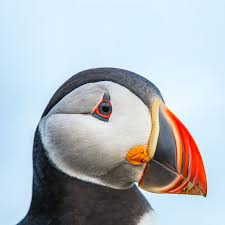
#> input picture assignment3/bird.jpeg, 225 x 225 px
$ python 'A3 Part 3.py'
#> lines starting #> are read from the running program, lines starting #| are printed output that depends on the picture
# Import libraries
from skimage import io
import matplotlib.pyplot as plt
import numpy as np
from skimage.transform import warp
from skimage import img_as_float

def read_image():
    original_img = io.imread('bird.jpeg')
#> original_img is the input picture: shape (225, 225, 3); mean R, G, B 178.5, 184.6, 190.8
    return original_img

def calculate_trans_mat(image):
    """
    return translation matrix that shifts center of image to the origin and its inverse
    """
    trans_mat = None
    trans_mat_inv = None

    # TODO: implement this function (overwrite the two lines above)
    trans_mat = np.array([[1, 0, image.shape[1] / 2],
                        [0, 1, image.shape[0] / 2],
                        [0, 0, 1]])

    trans_mat_inv = np.linalg.inv(trans_mat)

    return trans_mat, trans_mat_inv

def rotate_image(image):
    ''' rotate and return image '''
    h, w = image.shape[:2]
    trans_mat, trans_mat_inv = calculate_trans_mat(image)

    # TODO: determine angle and create Tr
    angle = -75
    angle_rad = np.radians(angle)
    Tr = np.array([[np.cos(angle_rad), -np.sin(angle_rad), 0.0],
                   [np.sin(angle_rad), np.cos(angle_rad), 0.0],
                   [0.0, 0.0, 1.]])

    # TODO: compute inverse transformation to go from output to input pixel locations
    Tr_inv = trans_mat.dot(np.linalg.inv(Tr)).dot(trans_mat_inv)

    out_img = np.zeros_like(image)
    for out_y in range(h):
        for out_x in range(w):
            # TODO: find input pixel location from output pixel location and inverse transform matrix, copy over value from input location to output location
            in_loc = Tr_inv.dot([out_x, out_y, 1])[:2]
            in_x, in_y = map(int, in_loc)
            # Check if the input location is within bounds
            if 0 <= in_x < w and 0 <= in_y < h:
                # Copy over value from input location to output location
                out_img[out_y, out_x, :] = image[in_y, in_x, :]

    return out_img, Tr.astype(float)

def scale_image(image):
    ''' scale image and return '''
    # TODO: implement this function, similar to above
    h, w = image.shape[:2]
    tras_mat,tras_mat_inv = calculate_trans_mat(image)

    # Determine scale factors
    scale_x = 1.5
    scale_y = 2.5

    Ts = np.array([[scale_x, 0, 0],
                   [0, scale_y, 0],
                   [0, 0, 1]])

    Ts_inv = tras_mat.dot(np.linalg.inv(Ts)).dot(tras_mat_inv)

    out_img = np.zeros_like(image)
    for out_y in range(h):
        for out_x in range(w):
            in_loc = Ts_inv.dot([out_x, out_y, 1])[:2]
            in_x, in_y = map(int, in_loc)
            if 0 <= in_x < w and 0 <= in_y < h:
                out_img[out_y, out_x, :] = image[in_y, in_x, :]

    return out_img, Ts.astype(float)

def skew_image(image):
    ''' Skew image and return '''
    # TODO: implement this function like above
    h, w = image.shape[:2]
    tras_mat,tras_mat_inv = calculate_trans_mat(image)
    # Skew factors
    skew_x = 0.2
    skew_y = 0.2

    Tskew = np.array([[1, skew_x, 0],
                      [skew_y, 1, 0],
                      [0, 0, 1]])

    Tskew_inv = tras_mat.dot(np.linalg.inv(Tskew)).dot(tras_mat_inv)

    out_img = np.zeros_like(image)
    for out_y in range(h):
        for out_x in range(w):
            in_loc = Tskew_inv.dot([out_x, out_y, 1])[:2]
            in_x, in_y = map(int, in_loc)
            if 0 <= in_x < w and 0 <= in_y < h:
                out_img[out_y, out_x, :] = image[in_y, in_x, :]

    return out_img, Tskew.astype(float)


def combined_warp(image):
    ''' implement your own code to perform the combined warp of rotate, scale, skew and return image + transformation matrix  '''
    # TODO: implement combined warp on your own.
    # You need to combine the transformation matrices before performing the warp
    # (you may want to use the above functions to get the transformation matrices)
    _, Tr = rotate_image(image)
    _, Ts = scale_image(image)
    _, Tskew = skew_image(image)

    # Combine transformations
    Tc = Ts.dot(Tr).dot(Tskew)

    tras_mat,tras_mat_inv = calculate_trans_mat(image)
    Tcombined_inv = tras_mat.dot(np.linalg.inv(Tc)).dot(tras_mat_inv)

    # Apply combined transformation
    h, w = image.shape[:2]
    out_img = np.zeros_like(image)
    for out_y in range(h):
        for out_x in range(w):
            in_loc = Tcombined_inv.dot([out_x, out_y, 1])[:2]
            in_x, in_y = map(int, in_loc)
            if 0 <= in_x < w and 0 <= in_y < h:
                out_img[out_y, out_x, :] = image[in_y, in_x, :]

    return out_img, Tc


def combined_warp_biinear(image):
    _, Tr = rotate_image(image)
    _, Ts = scale_image(image)
    _, Tskew = skew_image(image)
    tras_mat, tras_mat_inv = calculate_trans_mat(image)

    # Combine transformations
    Tc = Ts.dot(Tr).dot(Tskew)

    # Apply combined transformation with bilinear interpolation
    tras_inv = tras_mat.dot(np.linalg.inv(Tc)).dot(tras_mat_inv)

    # Apply the combined transformation with bilinear interpolation
    out_img = warp(image, inverse_map=tras_inv, order=1, cval=0.0, preserve_range=True)

    return out_img


if __name__ == "__main__":
    image = read_image()
    plt.imshow(image), plt.title("Oiginal Image"), plt.show()

    rotated_img, _ = rotate_image(image)
#> in rotate_image, `trans_mat, trans_mat_inv = calculate_trans_mat(image)`: trans_mat = [[1, 0, 112.5], [0, 1, 112.5], [0, 0, 1]]; trans_mat_inv = [[1, 0, -112.5], [0, 1, -112.5], [0, 0, 1]]
#> in rotate_image, `Tr_inv = trans_mat.dot(np.linalg.inv(Tr)).dot(trans_mat_inv)`: Tr_inv = [[0.259, -0.966, 192], [0.966, 0.259, -25.28], [0, 0, 1]]
#> after the loop in rotate_image, `for out_y in range(h):`:
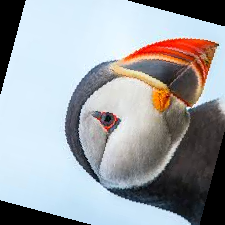
#> out_img: shape (225, 225, 3); mean R, G, B 158.3, 162.1, 166.8
    plt.figure(figsize=(15,5))
    plt.subplot(131),plt.imshow(rotated_img), plt.title("Rotated Image")

    scaled_img, _ = scale_image(image)
#> in scale_image, `tras_mat,tras_mat_inv = calculate_trans_mat(image)`: tras_mat = [[1, 0, 112.5], [0, 1, 112.5], [0, 0, 1]]; tras_mat_inv = [[1, 0, -112.5], [0, 1, -112.5], [0, 0, 1]]
#> in scale_image, `Ts_inv = tras_mat.dot(np.linalg.inv(Ts)).dot(tras_mat_inv)`: Ts_inv = [[0.667, 0, 37.5], [0, 0.4, 67.5], [0, 0, 1]]
#> after the loop in scale_image, `for out_y in range(h):`:
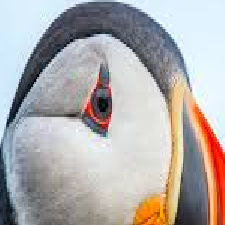
#> out_img: shape (225, 225, 3); mean R, G, B 176.7, 172.5, 171.6
    plt.subplot(132),plt.imshow(scaled_img), plt.title("Scaled Image")

    skewed_img, _ = skew_image(image)
#> in skew_image, `tras_mat,tras_mat_inv = calculate_trans_mat(image)`: tras_mat = [[1, 0, 112.5], [0, 1, 112.5], [0, 0, 1]]; tras_mat_inv = [[1, 0, -112.5], [0, 1, -112.5], [0, 0, 1]]
#> in skew_image, `Tskew_inv = tras_mat.dot(np.linalg.inv(Tskew)).dot(tras_mat_inv)`: Tskew_inv = [[1.04, -0.208, 18.75], [-0.208, 1.04, 18.75], [0, 0, 1]]
#> after the loop in skew_image, `for out_y in range(h):`:
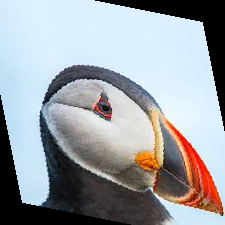
#> out_img: shape (225, 225, 3); mean R, G, B 155.4, 159.6, 164.4
    plt.subplot(133),plt.imshow(skewed_img), plt.title("Skewed Image"), plt.show()
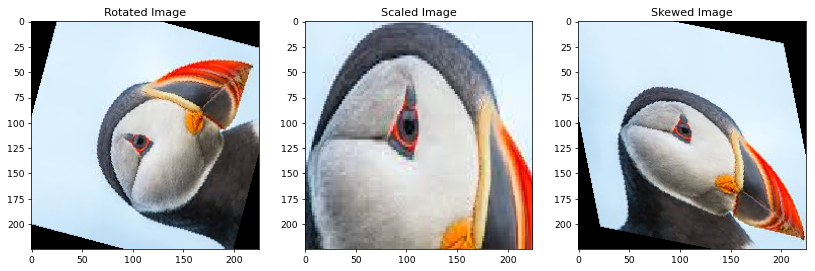
#> figure drawn by matplotlib, 3 panels

    combined_warp_img, _ = combined_warp(image)
#> in combined_warp, `_, Tr = rotate_image(image)`: Tr = [[0.259, 0.966, 0], [-0.966, 0.259, 0], [0, 0, 1]]
#> in combined_warp, `_, Ts = scale_image(image)`: Ts = [[1.5, 0, 0], [0, 2.5, 0], [0, 0, 1]]
#> in combined_warp, `_, Tskew = skew_image(image)`: Tskew = [[1, 0.2, 0], [0.2, 1, 0], [0, 0, 1]]
#> in combined_warp, `Tc = Ts.dot(Tr).dot(Tskew)`: Tc = [[0.678, 1.53, 0], [-2.29, 0.164, 0], [0, 0, 1]]
#> in combined_warp, `tras_mat,tras_mat_inv = calculate_trans_mat(image)`: tras_mat = [[1, 0, 112.5], [0, 1, 112.5], [0, 0, 1]]; tras_mat_inv = [[1, 0, -112.5], [0, 1, -112.5], [0, 0, 1]]
#> in combined_warp, `Tcombined_inv = tras_mat.dot(np.linalg.inv(Tc)).dot(tras_mat_inv)`: Tcombined_inv = [[0.0456, -0.424, 155.1], [0.635, 0.188, 19.89], [0, 0, 1]]
#> after the loop in combined_warp, `for out_y in range(h):`:
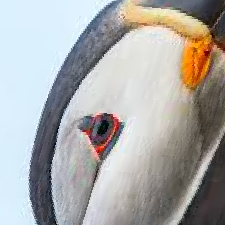
#> out_img: shape (225, 225, 3); mean R, G, B 170.1, 169.3, 167.6
    plt.figure(figsize=(10,5))
    plt.subplot(121),plt.imshow(combined_warp_img), plt.title("Combined Warp Image")

    combined_warp_biliear_img = combined_warp_biinear(image)
#> in combined_warp_biinear, `_, Tr = rotate_image(image)`: Tr = [[0.259, 0.966, 0], [-0.966, 0.259, 0], [0, 0, 1]]
#> in combined_warp_biinear, `_, Ts = scale_image(image)`: Ts = [[1.5, 0, 0], [0, 2.5, 0], [0, 0, 1]]
#> in combined_warp_biinear, `_, Tskew = skew_image(image)`: Tskew = [[1, 0.2, 0], [0.2, 1, 0], [0, 0, 1]]
#> in combined_warp_biinear, `tras_mat, tras_mat_inv = calculate_trans_mat(image)`: tras_mat = [[1, 0, 112.5], [0, 1, 112.5], [0, 0, 1]]; tras_mat_inv = [[1, 0, -112.5], [0, 1, -112.5], [0, 0, 1]]
#> in combined_warp_biinear, `Tc = Ts.dot(Tr).dot(Tskew)`: Tc = [[0.678, 1.53, 0], [-2.29, 0.164, 0], [0, 0, 1]]
#> in combined_warp_biinear, `tras_inv = tras_mat.dot(np.linalg.inv(Tc)).dot(tras_mat_inv)`: tras_inv has the same summary as Tcombined_inv in combined_warp
#> in combined_warp_biinear, `out_img = warp(image, inverse_map=tras_inv, order=1, cval=0.0, preserv..`:
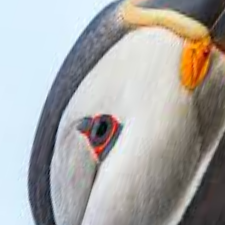
#> out_img: shape (225, 225, 3) float64; mean R, G, B 169.7, 168.7, 167
    plt.subplot(122),plt.imshow(combined_warp_biliear_img.astype(np.uint8)), plt.title("Combined Warp Image with Bilinear Interpolation"),plt.show()
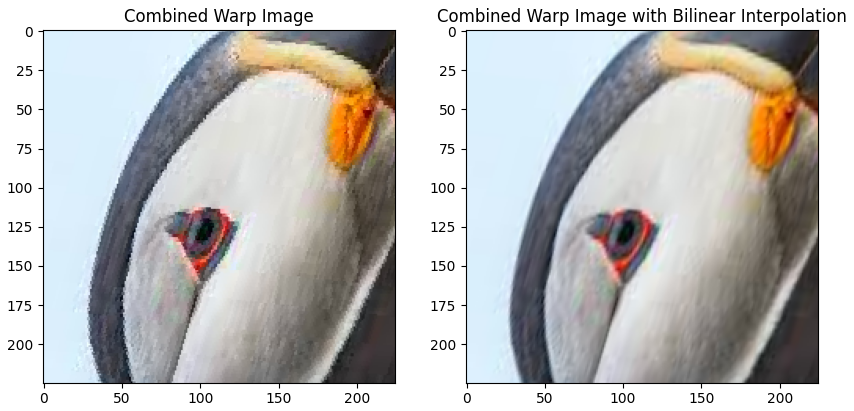
#> figure drawn by matplotlib, 2 panels
